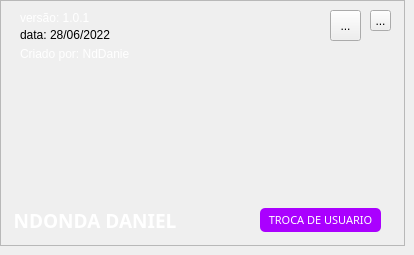
               <widget class="QWidget" name="page_central">
                <widget class="QFrame" name="centro">
                 <property name="geometry">
                  <rect>
                   <x>0</x>
                   <y>0</y>
                   <width>405</width>
                   <height>246</height>
                  </rect>
                 </property>
                 <property name="minimumSize">
                  <size>
                   <width>405</width>
                   <height>246</height>
                  </size>
                 </property>
                 <property name="maximumSize">
                  <size>
                   <width>396</width>
                   <height>226</height>
                  </size>
                 </property>
                 <property name="styleSheet">
                  <string notr="true"/>
                 </property>
                 <property name="frameShape">
                  <enum>QFrame::StyledPanel</enum>
                 </property>
                 <property name="frameShadow">
                  <enum>QFrame::Raised</enum>
                 </property>
                 <widget class="QLabel" name="Nome">
                  <property name="geometry">
                   <rect>
                    <x>10</x>
                    <y>210</y>
                    <width>170</width>
                    <height>20</height>
                   </rect>
                  </property>
                  <property name="font">
                   <font>
                    <family>Segoe UI Semibold</family>
                    <pointsize>14</pointsize>
                    <bold>true</bold>
                   </font>
                  </property>
                  <property name="styleSheet">
                   <string notr="true">color:#ffffff</string>
                  </property>
                  <property name="text">
                   <string>NDONDA DANIEL</string>
                  </property>
                  <property name="alignment">
                   <set>Qt::AlignCenter</set>
                  </property>
                 </widget>
                 <widget class="QPushButton" name="TrocaDeUsuario">
                  <property name="geometry">
                   <rect>
                    <x>260</x>
                    <y>208</y>
                    <width>121</width>
                    <height>24</height>
                   </rect>
                  </property>
                  <property name="font">
                   <font>
                    <family>Segoe UI Semibold</family>
                    <pointsize>8</pointsize>
                   </font>
                  </property>
                  <property name="toolTip">
                   <string>&lt;html&gt;&lt;head/&gt;&lt;body&gt;&lt;p&gt;Deslogar da conta atual&lt;/p&gt;&lt;/body&gt;&lt;/html&gt;</string>
                  </property>
                  <property name="styleSheet">
                   <string notr="true">QPushButton{
color:#ffffff;
background-color: rgb(170, 0, 255);
border-radius:5px;
}
QPushButton:hover{
color:#ffffff;
background-color: rgb(149, 0, 223);
border-radius:5px;
}
QPushButton:pressed{
color:#ffffff;
background-color: rgb(170, 0, 255);
border-radius:5px;
}
QToolTip{
background-color: rgb(170, 85, 255);
border-radius:3px;
border:3px solid rgb(255, 255, 255);
}</string>
                  </property>
                  <property name="text">
                   <string>TROCA DE USUARIO</string>
                  </property>
                 </widget>
                 <widget class="QToolButton" name="camera">
                  <property name="geometry">
                   <rect>
                    <x>330</x>
                    <y>10</y>
                    <width>31</width>
                    <height>31</height>
                   </rect>
                  </property>
                  <property name="toolTip">
                   <string>&lt;html&gt;&lt;head/&gt;&lt;body&gt;&lt;p&gt;&lt;span style=&quot; color:#ffffff;&quot;&gt;WebCamOFF&lt;/span&gt;&lt;/p&gt;&lt;/body&gt;&lt;/html&gt;</string>
                  </property>
                  <property name="styleSheet">
                   <string notr="true">QToolButton:hover{
	background-color: rgb(170, 0, 255);
	border-radius:10px;
}
QToolButton:pressed{
	background-color: rgb(170, 85, 255);
	border-radius:10px;
}</string>
                  </property>
                  <property name="text">
                   <string>...</string>
                  </property>
                  <property name="icon">
                   <iconset>
                    <normaloff>img/Instagram_90px.png</normaloff>img/Instagram_90px.png</iconset>
                  </property>
                  <property name="iconSize">
                   <size>
                    <width>100</width>
                    <height>200</height>
                   </size>
                  </property>
                 </widget>
                 <widget class="QLabel" name="data">
                  <property name="geometry">
                   <rect>
                    <x>20</x>
                    <y>27</y>
                    <width>91</width>
                    <height>16</height>
                   </rect>
                  </property>
                  <property name="whatsThis">
                   <string/>
                  </property>
                  <property name="styleSheet">
                   <string notr="true"/>
                  </property>
                  <property name="text">
                   <string>&lt;html&gt;&lt;head/&gt;&lt;body&gt;&lt;p&gt;&lt;span style=&quot; color:#dcbbff;&quot;&gt;data:  &lt;/span&gt;&lt;span style=&quot; color:#c297ff;&quot;/&gt;&lt;span style=&quot; color:#ffffff;&quot;&gt;28/06/2022&lt;/span&gt;&lt;/p&gt;&lt;/body&gt;&lt;/html&gt;</string>
                  </property>
                 </widget>
                 <widget class="QLabel" name="criadoPor">
                  <property name="geometry">
                   <rect>
                    <x>20</x>
                    <y>46</y>
                    <width>110</width>
                    <height>16</height>
                   </rect>
                  </property>
                  <property name="styleSheet">
                   <string notr="true">color: rgba(255, 255, 255, 255)
</string>
                  </property>
                  <property name="text">
                   <string>Criado por: NdDaniel</string>
                  </property>
                 </widget>
                 <widget class="QToolButton" name="fechar_1">
                  <property name="geometry">
                   <rect>
                    <x>370</x>
                    <y>10</y>
                    <width>21</width>
                    <height>21</height>
                   </rect>
                  </property>
                  <property name="toolTip">
                   <string>&lt;html&gt;&lt;head/&gt;&lt;body&gt;&lt;p&gt;&lt;span style=&quot; color:#ffffff;&quot;&gt;Fechar&lt;/span&gt;&lt;/p&gt;&lt;/body&gt;&lt;/html&gt;</string>
                  </property>
                  <property name="styleSheet">
                   <string notr="true">QToolButton:hover{
	background-color: rgb(170, 0, 255);
	border-radius:10px;
}
QToolButton:pressed{
	background-color: rgb(170, 85, 255);
	border-radius:10px;
}</string>
                  </property>
                  <property name="text">
                   <string>...</string>
                  </property>
                  <property name="icon">
                   <iconset>
                    <normaloff>img/cancel_512px.png</normaloff>img/cancel_512px.png</iconset>
                  </property>
                  <property name="iconSize">
                   <size>
                    <width>20</width>
                    <height>20</height>
                   </size>
                  </property>
                 </widget>
                 <widget class="QLabel" name="logoA">
                  <property name="geometry">
                   <rect>
                    <x>20</x>
                    <y>90</y>
                    <width>71</width>
                    <height>71</height>
                   </rect>
                  </property>
                  <property name="text">
                   <string/>
                  </property>
                  <property name="pixmap">
                   <pixmap>img/LogAs.png</pixmap>
                  </property>
                  <property name="alignment">
                   <set>Qt::AlignCenter</set>
                  </property>
                 </widget>
                 <widget class="QLabel" name="logoPrincipal">
                  <property name="geometry">
                   <rect>
                    <x>140</x>
                    <y>70</y>
                    <width>150</width>
                    <height>111</height>
                   </rect>
                  </property>
                  <property name="text">
                   <string/>
                  </property>
                  <property name="pixmap">
                   <pixmap>img/LogocSC.png</pixmap>
                  </property>
                  <property name="alignment">
                   <set>Qt::AlignCenter</set>
                  </property>
                 </widget>
                 <widget class="QLabel" name="versao">
                  <property name="geometry">
                   <rect>
                    <x>20</x>
                    <y>10</y>
                    <width>110</width>
                    <height>16</height>
                   </rect>
                  </property>
                  <property name="styleSheet">
                   <string notr="true">color: rgba(255, 255, 255, 255)
</string>
                  </property>
                  <property name="text">
                   <string>versão: 1.0.1</string>
                  </property>
                 </widget>
                </widget>
               </widget>
